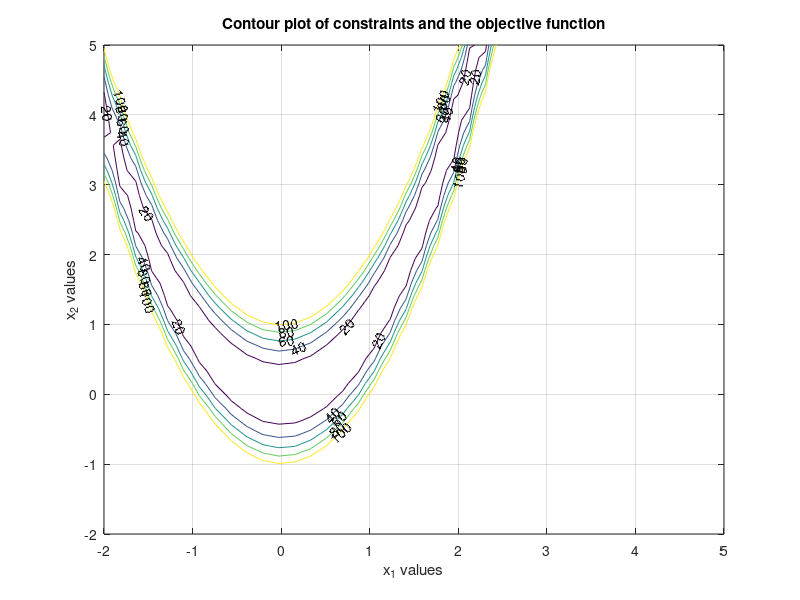

Write the MATLAB code that produced this figure. (Note: this script raises an error after producing the figure.)
% ==========  Contour plot of the objective function ======= %%%%%%%

clear;
clc;
x1 = linspace(-2, 5, 40);
x2 =  linspace(-2, 5, 40);

[x1, x2] = meshgrid(x1, x2);
f = 100*(x2-x1.^2).^2+(1-x1).^2;
v = [20; 40; 60; 80; 100];
[c, h] = contour(x1, x2, f, v);

grid on
xlabel('x_{1} values')
ylabel('x_{2} values')
title('Contour plot of constraints and the objective function')
clabel(c,h); % labels the contour
hold on

% =========== Davidon-Fletcher-Powell Method ========= %%%%
clear;
clc;
x = [3 2]';
B = [1 0.55; 0.55 1];
iter = 0;
f=@(x1, x2) 100*(x2-x1.^2).^2+(1-x1).^2; % objective function
f2 = @(x) f(x(1), x(2));

precision = 0.0001;
gnorm = inf;

g1 = grad(x);

while(gnorm >= precision)
    d = -1*B*g1;
    s = d/norm(d)
    f3 = @(L) 100*((x(2)+L*s(2))- (x(1)+L*s(1)).^2).^2+(1-(x(1)+L*s(1))).^2;
    % use fminsearch(f, starting_guess) to compute alpha
    alpha = fminsearch(f3, 0);
    
    x = x+(alpha*s)
    plot(x(1), x(2), '*');
    f_val = f2(x);
    disp(['value of boj fxn = ' num2str(f_val, '%.6f')]);
    g2 = grad(x);
    
    g = g2 - g1
    gnorm = norm(g); % stopping condition is computed here
    g1 = g2;
    
    m1 = (s*s')
    
    m2 = (s'*g)
    B= B+alpha*m1*1/m2;
    m3 = B*g;
    m4 = B'*g;
    m5 = g'*B*g;
    B = B-m3*m4'/m5;
    
    iter = iter+1;
    
end
    